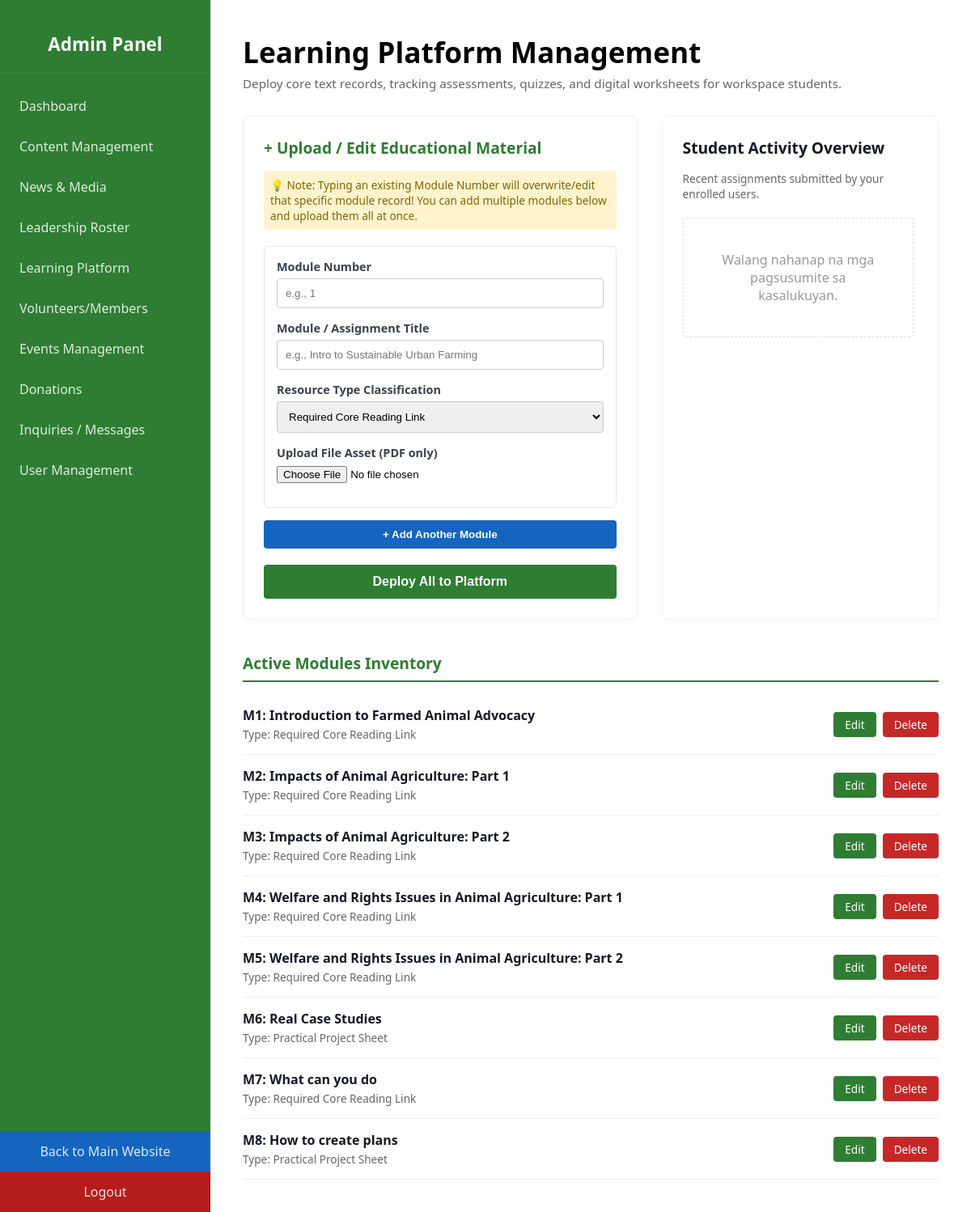
/admin/admin-modules.php (signed in), run on the app's committed database.
### tables this page shows
CREATE TABLE `modules` (
  `id` int(11) NOT NULL,
  `module_number` int(11) NOT NULL,
  `title` varchar(255) NOT NULL,
  `description` text DEFAULT NULL,
  `file_path` varchar(255) NOT NULL,
  `updated_at` timestamp NOT NULL DEFAULT current_timestamp() ON UPDATE current_timestamp(),
  `type` varchar(50) NOT NULL
);

### admin/admin-modules.php (the view, shortened to what this page needs)
<?php
require_once '../config.php';
$submissions_query = "SELECT s.*, u.username AS student_name
                      FROM submissions s
                      LEFT JOIN users u ON s.user_id = u.id
                      ORDER BY s.submitted_at DESC";
$submissions_result = mysqli_query($conn, $submissions_query);
$modules_query = "SELECT * FROM modules ORDER BY module_number ASC";
$modules_result = mysqli_query($conn, $modules_query);
?>
<!DOCTYPE html>
<html lang="en">
<head>
</head>
<body>
    <?php include '../includes/admin-navbar.php'; ?>
    <div class="main-content">
        <h1>Learning Platform Management</h1>
        <p class="subtitle">Deploy core text records, tracking assessments, quizzes, and digital worksheets for workspace students.</p>
        <div class="dashboard-layout">
            <div class="form-panel">
                <h3 style="color: #2e7d32;">+ Upload / Edit Educational Material</h3>
                <p style="font-size: 0.85rem; color: #856404; background: #fff3cd; padding: 8px; border-radius: 4px; margin-bottom: 20px;">
                    💡 Note: Typing an existing Module Number will overwrite/edit that specific module record! You can add multiple modules below and upload them all at once.
                </p>
                <form action="admin-process-module.php" method="POST" enctype="multipart/form-data" id="batch-module-form">
                    <div id="module-rows">
                        <div class="module-row" style="border: 1px solid #e5e7eb; border-radius: 6px; padding: 15px; margin-bottom: 15px; position: relative;">
                            <div class="form-group">
                                <label>Module Number</label>
                                <input type="number" name="module_number[]" placeholder="e.g., 1" required style="width:100%; padding:10px; border:1px solid #ccc; border-radius:4px;">
                            </div>
                            <div class="form-group">
                                <label>Module / Assignment Title</label>
                                <input type="text" name="title[]" placeholder="e.g., Intro to Sustainable Urban Farming" required>
                            </div>
                            <div class="form-group">
                                <label>Resource Type Classification</label>
                                <select name="type[]">
                                    <option value="Required Core Reading Link">Required Core Reading Link</option>
                                </select>
                            </div>
                            <div class="form-group">
                                <label>Upload File Asset (PDF only)</label>
                                <input type="file" name="module_pdf[]" accept="application/pdf" required>
                            </div>
                        </div>
                    </div>
                    <button type="button" onclick="addModuleRow()" style="width:100%; background:#1565c0; color:white; padding:10px; border:none; border-radius:4px; font-weight:600; cursor:pointer; margin-bottom:10px;">+ Add Another Module</button>
                    <button type="submit" class="btn-submit">Deploy All to Platform</button>
                </form>
            </div>
            <div class="feed-panel">
                <h3>Student Activity Overview</h3>
                <p style="font-size: 0.85rem; color: #666666; margin-bottom: 20px;">Recent assignments submitted by your enrolled users.</p>
        <div style="max-height: 400px; overflow-y: auto; padding-right: 5px;">
        <?php if ($submissions_result && mysqli_num_rows($submissions_result) > 0): ?>
        <?php while($sub = mysqli_fetch_assoc($submissions_result)):
            $file_names = json_decode($sub['file_name'], true) ?: [$sub['file_name']];
            $file_paths = json_decode($sub['file_path'], true) ?: [$sub['file_path']];
            $display_name = !empty($file_names) ? $file_names[0] : 'View Submission';
            $download_link = !empty($file_paths) ? '../' . $file_paths[0] : '#';
            $final_name = !empty($sub['student_name']) ? $sub['student_name'] : 'Deleted/Unknown User';
        ?>
            <div class="submission-card">
                <div class="student-header">
                    <div class="avatar">
                        <?php echo strtoupper(substr($final_name, 0, 1)); ?>
                    </div>
                    <div class="student-meta" style="flex-grow: 1;">
                        <h4><?php echo htmlspecialchars($final_name); ?></h4>
                        <span><?php echo date('M d, Y • g:i A', strtotime($sub['submitted_at'])); ?></span>
                    </div>
                    <span class="mod-tag">MODULE <?php echo htmlspecialchars($sub['module_number']); ?></span>
                </div>
                <div class="file-badge">
                    <span style="max-width: 180px; overflow: hidden; text-overflow: ellipsis; white-space: nowrap;">
                        📄 <?php echo htmlspecialchars($display_name); ?>
                    </span>
                    <a href="<?php echo htmlspecialchars($download_link); ?>" class="btn-download" download>Download</a>
                </div>
            </div>
        <?php endwhile; ?>
    <?php else: ?>
        <div style="text-align: center; color: #999999; padding: 40px; border: 1px dashed #dddddd; border-radius: 4px;">
            Walang nahanap na mga pagsusumite sa kasalukuyan.
        </div>
    <?php endif; ?>
</div>
            </div>
        </div>
        <div class="inventory-section">
            <h3 style="color: #2e7d32; border-bottom: 2px solid #2e7d32; padding-bottom: 8px;">Active Modules Inventory</h3>
            <?php if ($modules_result && mysqli_num_rows($modules_result) > 0): ?>
                <?php while($mod = mysqli_fetch_assoc($modules_result)): ?>
                    <div class="inventory-item">
                        <div class="inventory-meta">
                            <h5>M<?php echo htmlspecialchars($mod['module_number']); ?>: <?php echo htmlspecialchars($mod['title']); ?></h5>
                            <p>Type: <?php echo htmlspecialchars($mod['type']); ?></p>
                        </div>
                        <div class="action-btns">
                            <a href="admin-modules.php?edit=<?php echo $mod['module_number']; ?>" class="btn-edit">Edit</a>
                            <a href="admin-delete-module.php?module_number=<?php echo $mod['module_number']; ?>" class="btn-delete" onclick="return confirm('Sigurado ka bang nais mong burahin ang module na ito?')">Delete</a>
                        </div>
                    </div>
                <?php endwhile; ?>
            <?php else: ?>
                <p style="color: #666666; padding: 20px 0;">Walang idinagdag na module sa imbentaryo.</p>
            <?php endif; ?>
        </div>
    </div>
</body>
</html>

### admin/admin-modules.php (style rules this page uses)
* { box-sizing: border-box; }
body { display: flex; min-height: 100vh; margin: 0; font-family: 'Segoe UI', Arial, sans-serif; background-color: #f4f6f9; }
.main-content { flex: 1; padding: 40px; background-color: #ffffff; box-sizing: border-box; }
.dashboard-layout { display: flex; gap: 30px; margin-bottom: 40px; }
.form-panel { flex: 1.2; background: #ffffff; padding: 25px; border-radius: 8px; border: 1px solid #eef0f2; box-shadow: 0 2px 8px rgba(0,0,0,0.02); }
.feed-panel { flex: 0.8; background: #ffffff; padding: 25px; border-radius: 8px; border: 1px solid #eef0f2; box-shadow: 0 2px 8px rgba(0,0,0,0.02); }
h1 { font-size: 2.2rem; font-weight: 700; color: #000000; margin: 0 0 5px 0; }
p.subtitle { color: #666666; margin: 0 0 30px 0; font-size: 0.95rem; }
h3 { margin-top: 0; font-size: 1.2rem; color: #111827; margin-bottom: 15px; }
.form-group { margin-bottom: 15px; }
.form-group label { display: block; font-weight: 600; font-size: 0.9rem; margin-bottom: 5px; color: #374151; }
.form-group input[type="text"], .form-group select { width: 100%; padding: 10px; border: 1px solid #cccccc; border-radius: 4px; box-sizing: border-box; }
.btn-submit { width: 100%; background-color: #2e7d32; color: white; padding: 12px; border: none; border-radius: 4px; font-weight: 600; cursor: pointer; font-size: 1rem; margin-top: 10px; }
.inventory-section { margin-top: 20px; }
.inventory-item { display: flex; justify-content: space-between; align-items: center; padding: 15px 0; border-bottom: 1px solid #eeeeee; }
.inventory-meta h5 { margin: 0; font-size: 1rem; color: #111827; }
.inventory-meta p { margin: 3px 0 0 0; font-size: 0.85rem; color: #666666; }
.action-btns { display: flex; gap: 8px; }
.btn-edit { background-color: #2e7d32; color: white; padding: 6px 14px; border: none; border-radius: 4px; cursor: pointer; font-size: 0.85rem; text-decoration: none; }
.btn-delete { background-color: #c62828; color: white; padding: 6px 14px; border: none; border-radius: 4px; cursor: pointer; font-size: 0.85rem; text-decoration: none; }

### data on the page
modules: module_number "1", title "Introduction to Farmed Animal Advocacy", type "Required Core Reading Link"
modules: module_number "2", title "Impacts of Animal Agriculture: Part 1", type "Required Core Reading Link"
modules: module_number "3", title "Impacts of Animal Agriculture: Part 2", type "Required Core Reading Link"
modules: module_number "4", title "Welfare and Rights Issues in Animal Agriculture: Part 1", type "Required Core Reading Link"
modules: module_number "5", title "Welfare and Rights Issues in Animal Agriculture: Part 2", type "Required Core Reading Link"
modules: module_number "6", title "Real Case Studies", type "Practical Project Sheet"
modules: module_number "7", title "What can you do", type "Required Core Reading Link"
modules: module_number "8", title "How to create plans", type "Practical Project Sheet"
